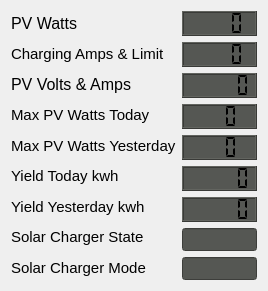
   <widget class="QWidget" name="layoutWidget">
    <property name="geometry">
     <rect>
      <x>10</x>
      <y>668</y>
      <width>256</width>
      <height>279</height>
     </rect>
    </property>
    <layout class="QGridLayout" name="gridLayout">
     <item row="0" column="0">
      <layout class="QVBoxLayout" name="verticalLayout">
       <item>
        <widget class="QLabel" name="PV_Watts_label">
         <property name="font">
          <font>
           <pointsize>12</pointsize>
          </font>
         </property>
         <property name="styleSheet">
          <string notr="true">color: rgb(0, 0, 0);</string>
         </property>
         <property name="text">
          <string>PV Watts</string>
         </property>
        </widget>
       </item>
       <item>
        <widget class="QLabel" name="Output_Amps_label">
         <property name="font">
          <font>
           <pointsize>10</pointsize>
          </font>
         </property>
         <property name="styleSheet">
          <string notr="true">color: rgb(0, 0, 0);</string>
         </property>
         <property name="text">
          <string>&lt;html&gt;&lt;head/&gt;&lt;body&gt;&lt;p&gt;&lt;span style=&quot; font-size:11pt;&quot;&gt;Charging Amps &amp;amp; Limit&lt;/span&gt;&lt;/p&gt;&lt;/body&gt;&lt;/html&gt;</string>
         </property>
        </widget>
       </item>
       <item>
        <widget class="QLabel" name="PV_Volts_label">
         <property name="font">
          <font>
           <pointsize>12</pointsize>
          </font>
         </property>
         <property name="styleSheet">
          <string notr="true">color: rgb(0, 0, 0);</string>
         </property>
         <property name="text">
          <string>PV Volts &amp; Amps</string>
         </property>
        </widget>
       </item>
       <item>
        <widget class="QLabel" name="Max_PV_Watts_Today_label">
         <property name="font">
          <font>
           <pointsize>11</pointsize>
          </font>
         </property>
         <property name="styleSheet">
          <string notr="true">color: rgb(0, 0, 0);</string>
         </property>
         <property name="text">
          <string>Max PV Watts Today</string>
         </property>
        </widget>
       </item>
       <item>
        <widget class="QLabel" name="Max_PV_Watts_Yesterday_label">
         <property name="font">
          <font>
           <pointsize>11</pointsize>
          </font>
         </property>
         <property name="styleSheet">
          <string notr="true">color: rgb(0, 0, 0);</string>
         </property>
         <property name="text">
          <string>Max PV Watts Yesterday</string>
         </property>
        </widget>
       </item>
       <item>
        <widget class="QLabel" name="Yield_Today_label">
         <property name="font">
          <font>
           <pointsize>11</pointsize>
          </font>
         </property>
         <property name="styleSheet">
          <string notr="true">color: rgb(0, 0, 0);</string>
         </property>
         <property name="text">
          <string>Yield Today kwh</string>
         </property>
        </widget>
       </item>
       <item>
        <widget class="QLabel" name="Yield_Yesterday_label">
         <property name="font">
          <font>
           <pointsize>11</pointsize>
          </font>
         </property>
         <property name="styleSheet">
          <string notr="true">color: rgb(0, 0, 0);</string>
         </property>
         <property name="text">
          <string>Yield Yesterday kwh</string>
         </property>
        </widget>
       </item>
       <item>
        <widget class="QLabel" name="Solar_Charger_State_label">
         <property name="font">
          <font>
           <pointsize>11</pointsize>
          </font>
         </property>
         <property name="styleSheet">
          <string notr="true">color: rgb(0, 0, 0);</string>
         </property>
         <property name="text">
          <string>Solar Charger State</string>
         </property>
        </widget>
       </item>
       <item>
        <widget class="QLabel" name="Solar_Charger_Mode_label">
         <property name="font">
          <font>
           <pointsize>11</pointsize>
          </font>
         </property>
         <property name="styleSheet">
          <string notr="true">color: rgb(0, 0, 0);</string>
         </property>
         <property name="text">
          <string>Solar Charger Mode</string>
         </property>
        </widget>
       </item>
      </layout>
     </item>
     <item row="0" column="1">
      <layout class="QVBoxLayout" name="verticalLayout_14">
       <item>
        <widget class="QLCDNumber" name="PV_Watts_LCD">
         <property name="minimumSize">
          <size>
           <width>75</width>
           <height>25</height>
          </size>
         </property>
         <property name="maximumSize">
          <size>
           <width>75</width>
           <height>25</height>
          </size>
         </property>
         <property name="font">
          <font>
           <pointsize>10</pointsize>
           <weight>50</weight>
           <bold>false</bold>
          </font>
         </property>
         <property name="styleSheet">
          <string notr="true">background-color: rgb(85, 87, 83);</string>
         </property>
         <property name="smallDecimalPoint">
          <bool>false</bool>
         </property>
         <property name="digitCount">
          <number>4</number>
         </property>
         <property name="mode">
          <enum>QLCDNumber::Dec</enum>
         </property>
         <property name="segmentStyle">
          <enum>QLCDNumber::Flat</enum>
         </property>
         <property name="value" stdset="0">
          <double>0.000000000000000</double>
         </property>
        </widget>
       </item>
       <item>
        <widget class="QLCDNumber" name="Output_Amps_LCD">
         <property name="minimumSize">
          <size>
           <width>75</width>
           <height>25</height>
          </size>
         </property>
         <property name="maximumSize">
          <size>
           <width>75</width>
           <height>25</height>
          </size>
         </property>
         <property name="font">
          <font>
           <pointsize>10</pointsize>
           <weight>50</weight>
           <bold>false</bold>
          </font>
         </property>
         <property name="styleSheet">
          <string notr="true">background-color: rgb(85, 87, 83);</string>
         </property>
         <property name="digitCount">
          <number>4</number>
         </property>
         <property name="segmentStyle">
          <enum>QLCDNumber::Flat</enum>
         </property>
         <property name="value" stdset="0">
          <double>0.000000000000000</double>
         </property>
        </widget>
       </item>
       <item>
        <widget class="QLCDNumber" name="PV_Volts_LCD">
         <property name="minimumSize">
          <size>
           <width>75</width>
           <height>25</height>
          </size>
         </property>
         <property name="maximumSize">
          <size>
           <width>75</width>
           <height>25</height>
          </size>
         </property>
         <property name="font">
          <font>
           <pointsize>10</pointsize>
           <weight>50</weight>
           <bold>false</bold>
          </font>
         </property>
         <property name="styleSheet">
          <string notr="true">background-color: rgb(85, 87, 83);</string>
         </property>
         <property name="digitCount">
          <number>5</number>
         </property>
         <property name="segmentStyle">
          <enum>QLCDNumber::Flat</enum>
         </property>
         <property name="value" stdset="0">
          <double>0.000000000000000</double>
         </property>
        </widget>
       </item>
       <item>
        <widget class="QLCDNumber" name="Max_PV_Watts_Today_LCD">
         <property name="minimumSize">
          <size>
           <width>75</width>
           <height>25</height>
          </size>
         </property>
         <property name="maximumSize">
          <size>
           <width>75</width>
           <height>25</height>
          </size>
         </property>
         <property name="font">
          <font>
           <pointsize>11</pointsize>
           <weight>50</weight>
           <bold>false</bold>
          </font>
         </property>
         <property name="styleSheet">
          <string notr="true">background-color: rgb(85, 87, 83);</string>
         </property>
         <property name="digitCount">
          <number>3</number>
         </property>
         <property name="segmentStyle">
          <enum>QLCDNumber::Flat</enum>
         </property>
         <property name="value" stdset="0">
          <double>0.000000000000000</double>
         </property>
        </widget>
       </item>
       <item>
        <widget class="QLCDNumber" name="Max_PV_Watts_Yesterday_LCD">
         <property name="minimumSize">
          <size>
           <width>75</width>
           <height>25</height>
          </size>
         </property>
         <property name="maximumSize">
          <size>
           <width>75</width>
           <height>25</height>
          </size>
         </property>
         <property name="font">
          <font>
           <pointsize>11</pointsize>
           <weight>50</weight>
           <bold>false</bold>
          </font>
         </property>
         <property name="styleSheet">
          <string notr="true">background-color: rgb(85, 87, 83);</string>
         </property>
         <property name="digitCount">
          <number>3</number>
         </property>
         <property name="segmentStyle">
          <enum>QLCDNumber::Flat</enum>
         </property>
         <property name="value" stdset="0">
          <double>0.000000000000000</double>
         </property>
        </widget>
       </item>
       <item>
        <widget class="QLCDNumber" name="Yield_Today_LCD">
         <property name="minimumSize">
          <size>
           <width>75</width>
           <height>25</height>
          </size>
         </property>
         <property name="maximumSize">
          <size>
           <width>75</width>
           <height>25</height>
          </size>
         </property>
         <property name="font">
          <font>
           <pointsize>11</pointsize>
           <weight>50</weight>
           <bold>false</bold>
          </font>
         </property>
         <property name="styleSheet">
          <string notr="true">background-color: rgb(85, 87, 83);</string>
         </property>
         <property name="digitCount">
          <number>5</number>
         </property>
         <property name="segmentStyle">
          <enum>QLCDNumber::Flat</enum>
         </property>
         <property name="value" stdset="0">
          <double>0.000000000000000</double>
         </property>
        </widget>
       </item>
       <item>
        <widget class="QLCDNumber" name="Yield_Yesterday_LCD">
         <property name="minimumSize">
          <size>
           <width>75</width>
           <height>25</height>
          </size>
         </property>
         <property name="maximumSize">
          <size>
           <width>75</width>
           <height>25</height>
          </size>
         </property>
         <property name="font">
          <font>
           <pointsize>11</pointsize>
           <weight>50</weight>
           <bold>false</bold>
          </font>
         </property>
         <property name="styleSheet">
          <string notr="true">background-color: rgb(85, 87, 83);</string>
         </property>
         <property name="digitCount">
          <number>5</number>
         </property>
         <property name="segmentStyle">
          <enum>QLCDNumber::Flat</enum>
         </property>
         <property name="value" stdset="0">
          <double>0.000000000000000</double>
         </property>
        </widget>
       </item>
       <item>
        <widget class="QLineEdit" name="Solar_Charger_State_lineEdit">
         <property name="maximumSize">
          <size>
           <width>75</width>
           <height>16777215</height>
          </size>
         </property>
         <property name="font">
          <font>
           <pointsize>10</pointsize>
           <weight>50</weight>
           <bold>false</bold>
          </font>
         </property>
         <property name="autoFillBackground">
          <bool>false</bool>
         </property>
         <property name="styleSheet">
          <string notr="true">background-color: rgb(85, 87, 83);</string>
         </property>
         <property name="alignment">
          <set>Qt::AlignCenter</set>
         </property>
        </widget>
       </item>
       <item>
        <widget class="QLineEdit" name="Solar_Charger_Mode_lineEdit">
         <property name="maximumSize">
          <size>
           <width>75</width>
           <height>16777215</height>
          </size>
         </property>
         <property name="font">
          <font>
           <pointsize>10</pointsize>
           <weight>50</weight>
           <bold>false</bold>
          </font>
         </property>
         <property name="autoFillBackground">
          <bool>false</bool>
         </property>
         <property name="styleSheet">
          <string notr="true">background-color: rgb(85, 87, 83);</string>
         </property>
         <property name="alignment">
          <set>Qt::AlignCenter</set>
         </property>
        </widget>
       </item>
      </layout>
     </item>
    </layout>
   </widget>
